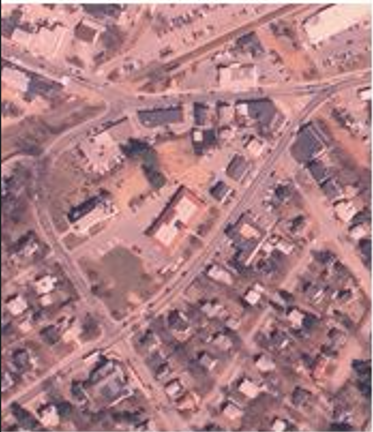
#> input picture easy/img_reg_base.png, 373 x 432 px
$ python main.py
#> lines starting #> are read from the running program, lines starting #| are printed output that depends on the picture
import cv2
import numpy as np
import matplotlib.pyplot as plt

# load imgs in grayscale mode (0 = grayscale)
base = cv2.imread('img_reg_base.png', 0)
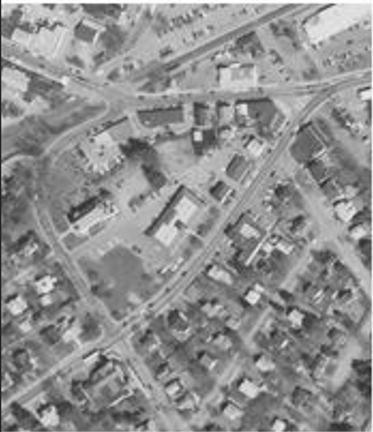
#> base: shape (432, 373); min 34, max 255, mean 144.4
target = cv2.imread('img_reg_target.png', 0)
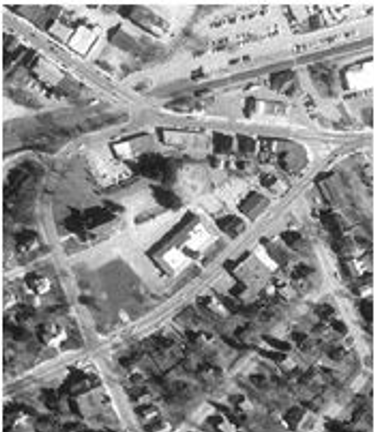
#> input picture easy/img_reg_target.png, 374 x 432 px
#> target: shape (432, 374); min 7, max 255, mean 140.7

print("select 3 corresponding points on base img")
plt.imshow(base, cmap='gray')
#> (the run stopped early here; a loop or call above may not have finished)
